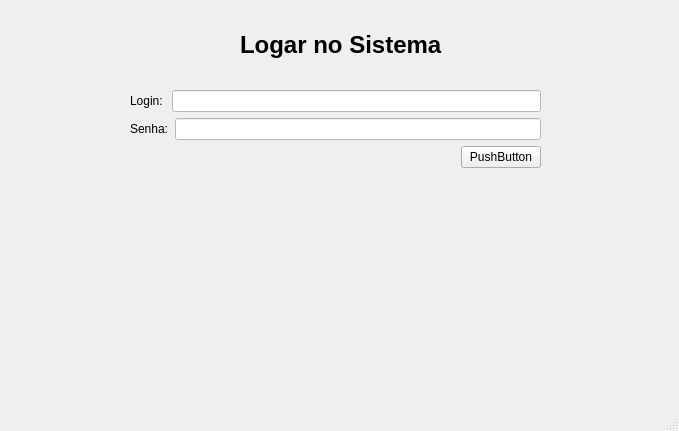
<?xml version="1.0" encoding="UTF-8"?>
<ui version="4.0">
 <class>LoginSenha</class>
 <widget class="QMainWindow" name="LoginSenha">
  <property name="geometry">
   <rect>
    <x>0</x>
    <y>0</y>
    <width>679</width>
    <height>431</height>
   </rect>
  </property>
  <property name="windowTitle">
   <string>LoginSenha</string>
  </property>
  <widget class="QWidget" name="centralwidget">
   <widget class="QLabel" name="label_3">
    <property name="geometry">
     <rect>
      <x>240</x>
      <y>10</y>
      <width>211</width>
      <height>71</height>
     </rect>
    </property>
    <property name="text">
     <string>&lt;html&gt;&lt;head/&gt;&lt;body&gt;&lt;h1 style=&quot; margin-top:18px; margin-bottom:12px; margin-left:0px; margin-right:0px; -qt-block-indent:0; text-indent:0px;&quot;&gt;&lt;span style=&quot; font-size:xx-large; font-weight:700;&quot;&gt;Logar no Sistema&lt;/span&gt;&lt;/h1&gt;&lt;/body&gt;&lt;/html&gt;</string>
    </property>
   </widget>
   <widget class="QWidget" name="">
    <property name="geometry">
     <rect>
      <x>130</x>
      <y>90</y>
      <width>411</width>
      <height>241</height>
     </rect>
    </property>
    <layout class="QVBoxLayout" name="verticalLayout">
     <item>
      <layout class="QHBoxLayout" name="horizontalLayout">
       <item>
        <widget class="QLabel" name="label">
         <property name="text">
          <string>Login: </string>
         </property>
        </widget>
       </item>
       <item>
        <widget class="QLineEdit" name="field_login">
         <property name="styleSheet">
          <string notr="true">background: #fff</string>
         </property>
        </widget>
       </item>
      </layout>
     </item>
     <item>
      <layout class="QHBoxLayout" name="horizontalLayout_2">
       <item>
        <widget class="QLabel" name="label_2">
         <property name="text">
          <string>Senha:</string>
         </property>
        </widget>
       </item>
       <item>
        <widget class="QLineEdit" name="field_pass">
         <property name="styleSheet">
          <string notr="true">background: white</string>
         </property>
         <property name="echoMode">
          <enum>QLineEdit::Password</enum>
         </property>
        </widget>
       </item>
      </layout>
     </item>
     <item>
      <layout class="QHBoxLayout" name="horizontalLayout_3">
       <item>
        <spacer name="horizontalSpacer">
         <property name="orientation">
          <enum>Qt::Horizontal</enum>
         </property>
         <property name="sizeHint" stdset="0">
          <size>
           <width>40</width>
           <height>20</height>
          </size>
         </property>
        </spacer>
       </item>
       <item>
        <widget class="QPushButton" name="btn_session">
         <property name="text">
          <string>PushButton</string>
         </property>
        </widget>
       </item>
      </layout>
     </item>
     <item>
      <spacer name="verticalSpacer">
       <property name="orientation">
        <enum>Qt::Vertical</enum>
       </property>
       <property name="sizeHint" stdset="0">
        <size>
         <width>20</width>
         <height>40</height>
        </size>
       </property>
      </spacer>
     </item>
    </layout>
   </widget>
  </widget>
  <widget class="QMenuBar" name="menubar">
   <property name="geometry">
    <rect>
     <x>0</x>
     <y>0</y>
     <width>679</width>
     <height>22</height>
    </rect>
   </property>
  </widget>
  <widget class="QStatusBar" name="statusbar"/>
 </widget>
 <resources/>
 <connections/>
</ui>
